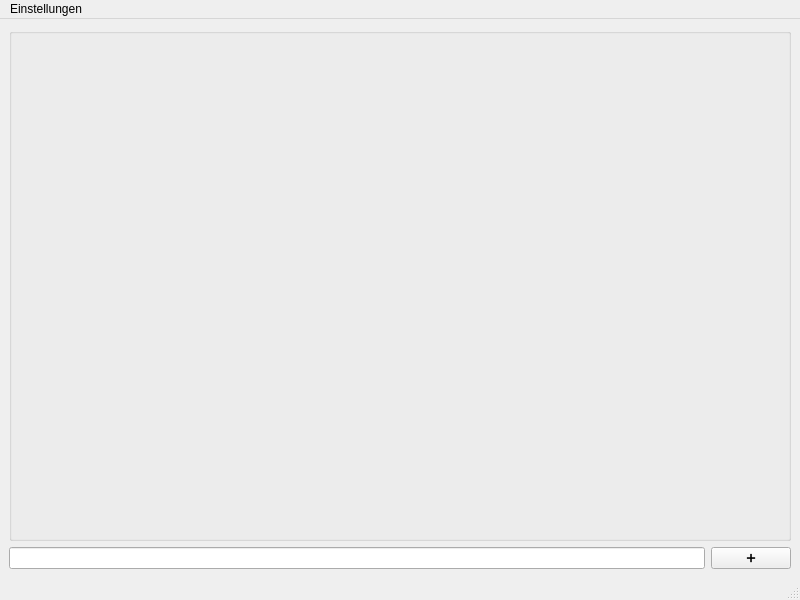
<?xml version="1.0" encoding="UTF-8"?>
<ui version="4.0">
 <class>MainWindow</class>
 <widget class="QMainWindow" name="MainWindow">
  <property name="geometry">
   <rect>
    <x>0</x>
    <y>0</y>
    <width>800</width>
    <height>600</height>
   </rect>
  </property>
  <property name="windowTitle">
   <string>MainWindow</string>
  </property>
  <widget class="QWidget" name="centralwidget">
   <layout class="QVBoxLayout" name="verticalLayout">
    <item>
     <widget class="QGroupBox" name="groupBox">
      <property name="title">
       <string/>
      </property>
      <layout class="QVBoxLayout" name="todo_layout"/>
     </widget>
    </item>
    <item>
     <layout class="QHBoxLayout" name="horizontalLayout">
      <item>
       <widget class="QLineEdit" name="ln_todo"/>
      </item>
      <item>
       <widget class="QPushButton" name="btn_add">
        <property name="text">
         <string>➕</string>
        </property>
       </widget>
      </item>
     </layout>
    </item>
   </layout>
  </widget>
  <widget class="QMenuBar" name="menubar">
   <property name="geometry">
    <rect>
     <x>0</x>
     <y>0</y>
     <width>800</width>
     <height>21</height>
    </rect>
   </property>
   <widget class="QMenu" name="menuEinstellungen">
    <property name="title">
     <string>Einstellungen</string>
    </property>
    <addaction name="actionToDo_Laden"/>
    <addaction name="actionToDo_Speichern"/>
   </widget>
   <addaction name="menuEinstellungen"/>
  </widget>
  <widget class="QStatusBar" name="statusbar"/>
  <action name="actionToDo_Laden">
   <property name="text">
    <string>ToDo Laden...</string>
   </property>
  </action>
  <action name="actionToDo_Speichern">
   <property name="text">
    <string>ToDo Speichern...</string>
   </property>
  </action>
 </widget>
 <resources/>
 <connections/>
</ui>
